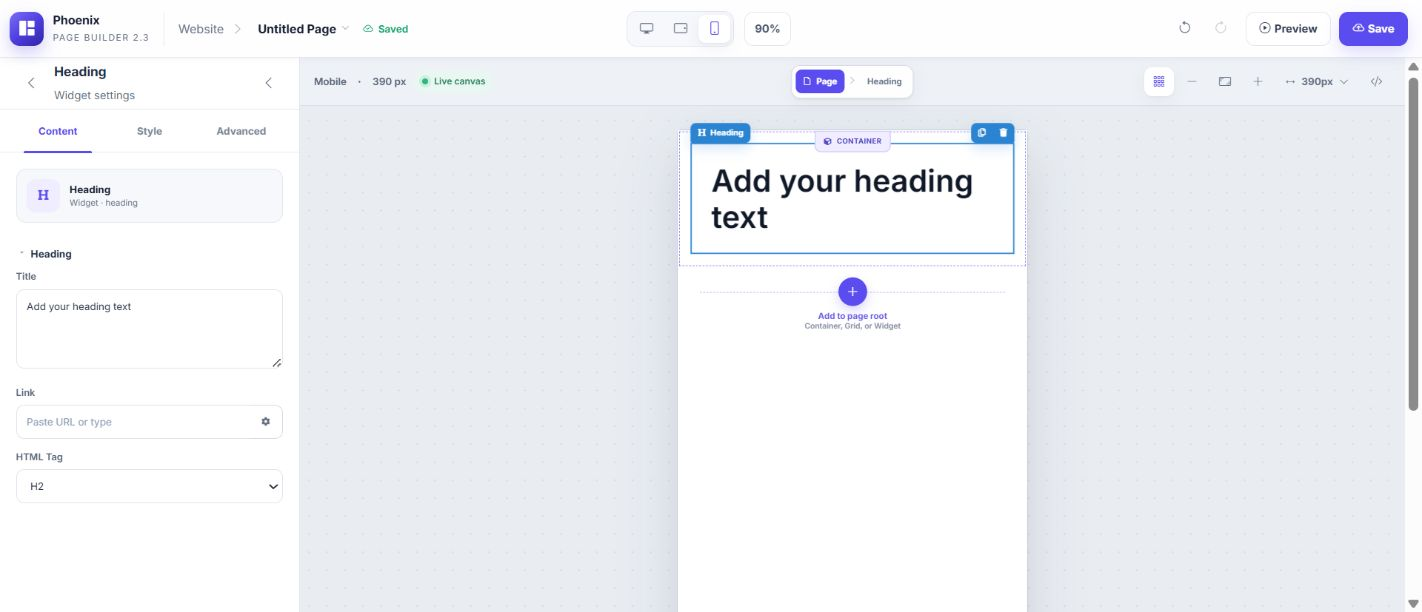
#> input picture project-artifacts/qa/pagebuilder-v24-baseline-20260822/08-v23-mobile-heading.png, 1422 x 612 px; the run also reads 1 picture not shown here
$ python compare_mobile_screens.py
#> lines starting #> are read from the running program, lines starting #| are printed output that depends on the picture
from pathlib import Path
from PIL import Image, ImageChops, ImageDraw


root = Path(__file__).resolve().parent
v23 = Image.open(root / "08-v23-mobile-heading.png").convert("RGB")
#> v23 is the input picture: PIL image 1422x612 RGB; mean R, G, B 239.2, 241.2, 245.3
v24 = Image.open(root / "09-v24-mobile-heading.png").convert("RGB")
if v23.size != v24.size:
    raise SystemExit(f"Viewport mismatch: v2.3={v23.size}, v2.4={v24.size}")

label_height = 32
canvas = Image.new("RGB", (v23.width * 2, v23.height + label_height), "white")
#> canvas: PIL image 2844x644 RGB; every value is 255
canvas.paste(v23, (0, label_height))
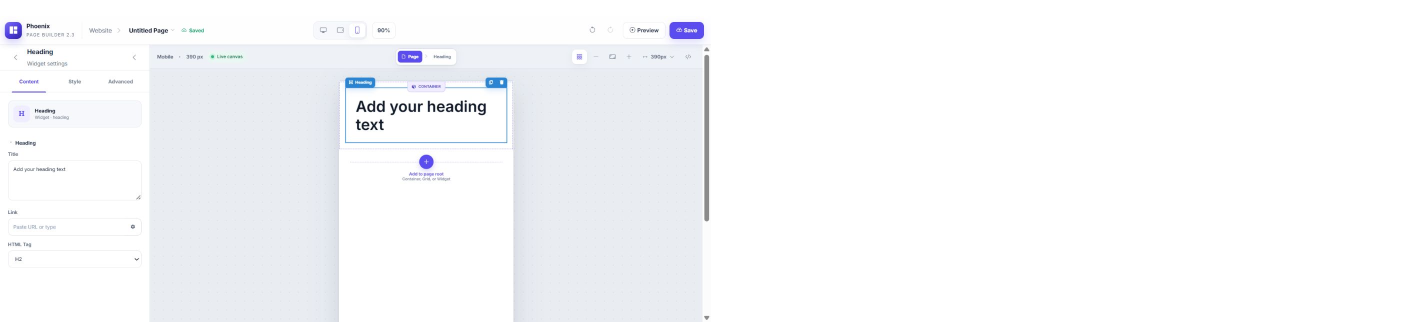
#> canvas: PIL image 2844x644 RGB (shown at 1/2 size); mean R, G, B 247.5, 248.4, 250.4
canvas.paste(v24, (v23.width, label_height))
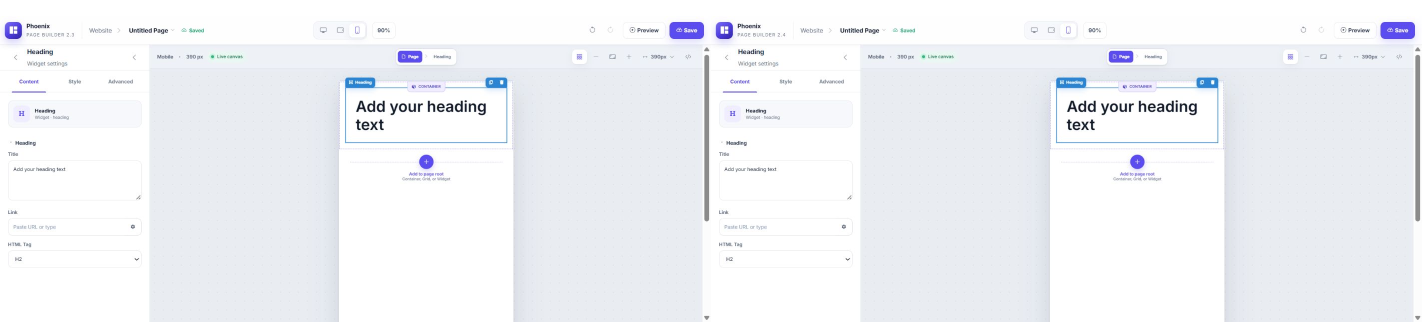
#> canvas: PIL image 2844x644 RGB (shown at 1/2 size); mean R, G, B 240, 241.9, 245.8
draw = ImageDraw.Draw(canvas)
draw.text((12, 9), "v2.3 mobile preview", fill="#172033")
draw.text((v23.width + 12, 9), "v2.4 mobile preview", fill="#172033")
draw.line((v23.width, 0, v23.width, canvas.height), fill="#5b4cf0", width=2)
canvas.save(root / "10-mobile-side-by-side.png")

gray = ImageChops.difference(v23, v24).convert("L")
#> (the run stopped early here; a loop or call above may not have finished)
